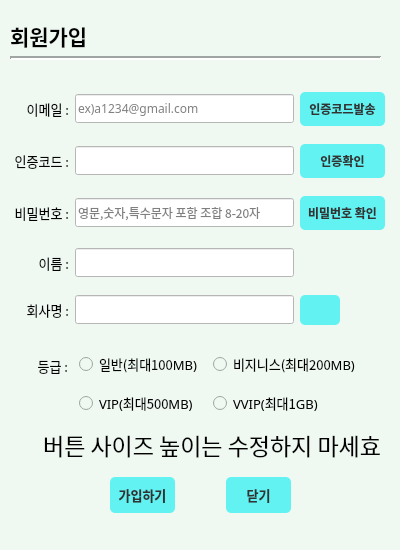
<?xml version="1.0" encoding="UTF-8"?>
<ui version="4.0">
 <class>Form</class>
 <widget class="QWidget" name="Form">
  <property name="geometry">
   <rect>
    <x>0</x>
    <y>0</y>
    <width>400</width>
    <height>550</height>
   </rect>
  </property>
  <property name="windowTitle">
   <string>Form</string>
  </property>
  <property name="styleSheet">
   <string notr="true">background-color: rgb(239, 248, 241);</string>
  </property>
  <widget class="QLabel" name="label_title">
   <property name="geometry">
    <rect>
     <x>10</x>
     <y>20</y>
     <width>91</width>
     <height>31</height>
    </rect>
   </property>
   <property name="font">
    <font>
     <family>나눔고딕</family>
     <pointsize>16</pointsize>
     <bold>true</bold>
    </font>
   </property>
   <property name="text">
    <string>회원가입</string>
   </property>
  </widget>
  <widget class="Line" name="line">
   <property name="geometry">
    <rect>
     <x>10</x>
     <y>50</y>
     <width>371</width>
     <height>16</height>
    </rect>
   </property>
   <property name="lineWidth">
    <number>2</number>
   </property>
   <property name="orientation">
    <enum>Qt::Orientation::Horizontal</enum>
   </property>
  </widget>
  <widget class="QWidget" name="gridLayoutWidget">
   <property name="geometry">
    <rect>
     <x>14</x>
     <y>80</y>
     <width>371</width>
     <height>261</height>
    </rect>
   </property>
   <layout class="QGridLayout" name="gridLayout">
    <item row="2" column="2">
     <widget class="QPushButton" name="pushButton_3">
      <property name="font">
       <font>
        <family>나눔스퀘어</family>
        <bold>true</bold>
       </font>
      </property>
      <property name="styleSheet">
       <string notr="true">QPushButton {
                background-color: #63F2F2;
                color: #333333;
                border-radius: 5px;
                padding: 8px;
                font-weight: bold;
            }
            QPushButton:hover {
                background-color: #66E4F2;
            }</string>
      </property>
      <property name="text">
       <string>비밀번호 확인</string>
      </property>
     </widget>
    </item>
    <item row="3" column="1">
     <widget class="QLineEdit" name="lineEdit_4">
      <property name="sizePolicy">
       <sizepolicy hsizetype="Expanding" vsizetype="Maximum">
        <horstretch>0</horstretch>
        <verstretch>0</verstretch>
       </sizepolicy>
      </property>
      <property name="maximumSize">
       <size>
        <width>16777215</width>
        <height>29</height>
       </size>
      </property>
      <property name="font">
       <font>
        <family>나눔스퀘어</family>
       </font>
      </property>
      <property name="styleSheet">
       <string notr="true">background-color: rgb(255, 255, 255);</string>
      </property>
      <property name="inputMethodHints">
       <set>Qt::InputMethodHint::ImhNone</set>
      </property>
      <property name="placeholderText">
       <string/>
      </property>
     </widget>
    </item>
    <item row="2" column="0">
     <widget class="QLabel" name="label_3">
      <property name="font">
       <font>
        <family>나눔스퀘어</family>
        <pointsize>10</pointsize>
       </font>
      </property>
      <property name="text">
       <string>비밀번호 :</string>
      </property>
      <property name="alignment">
       <set>Qt::AlignmentFlag::AlignRight|Qt::AlignmentFlag::AlignTrailing|Qt::AlignmentFlag::AlignVCenter</set>
      </property>
     </widget>
    </item>
    <item row="0" column="0">
     <widget class="QLabel" name="label_2">
      <property name="font">
       <font>
        <family>나눔스퀘어</family>
        <pointsize>10</pointsize>
       </font>
      </property>
      <property name="text">
       <string>이메일 :</string>
      </property>
      <property name="alignment">
       <set>Qt::AlignmentFlag::AlignRight|Qt::AlignmentFlag::AlignTrailing|Qt::AlignmentFlag::AlignVCenter</set>
      </property>
     </widget>
    </item>
    <item row="3" column="0">
     <widget class="QLabel" name="label_4">
      <property name="font">
       <font>
        <family>나눔스퀘어</family>
        <pointsize>10</pointsize>
       </font>
      </property>
      <property name="text">
       <string>이름 :</string>
      </property>
      <property name="alignment">
       <set>Qt::AlignmentFlag::AlignRight|Qt::AlignmentFlag::AlignTrailing|Qt::AlignmentFlag::AlignVCenter</set>
      </property>
     </widget>
    </item>
    <item row="1" column="2">
     <widget class="QPushButton" name="pushButton_2">
      <property name="font">
       <font>
        <family>나눔스퀘어</family>
        <bold>true</bold>
       </font>
      </property>
      <property name="styleSheet">
       <string notr="true">QPushButton {
                background-color: #63F2F2;
                color: #333333;
                border-radius: 5px;
                padding: 8px;
                font-weight: bold;
            }
            QPushButton:hover {
                background-color: #66E4F2;
            }</string>
      </property>
      <property name="text">
       <string>인증확인</string>
      </property>
     </widget>
    </item>
    <item row="0" column="2">
     <widget class="QPushButton" name="pushButton">
      <property name="font">
       <font>
        <family>나눔스퀘어</family>
        <bold>true</bold>
       </font>
      </property>
      <property name="styleSheet">
       <string notr="true">QPushButton {
                background-color: #63F2F2;
                color: #333333;
                border-radius: 5px;
                padding: 8px;
                font-weight: bold;
            }
            QPushButton:hover {
                background-color: #66E4F2;
            }</string>
      </property>
      <property name="text">
       <string>인증코드발송</string>
      </property>
     </widget>
    </item>
    <item row="1" column="0">
     <widget class="QLabel" name="label">
      <property name="font">
       <font>
        <family>나눔스퀘어</family>
        <pointsize>10</pointsize>
       </font>
      </property>
      <property name="text">
       <string>인증코드 :</string>
      </property>
      <property name="alignment">
       <set>Qt::AlignmentFlag::AlignRight|Qt::AlignmentFlag::AlignTrailing|Qt::AlignmentFlag::AlignVCenter</set>
      </property>
     </widget>
    </item>
    <item row="0" column="1">
     <widget class="QLineEdit" name="lineEdit">
      <property name="sizePolicy">
       <sizepolicy hsizetype="Expanding" vsizetype="Maximum">
        <horstretch>0</horstretch>
        <verstretch>0</verstretch>
       </sizepolicy>
      </property>
      <property name="minimumSize">
       <size>
        <width>0</width>
        <height>29</height>
       </size>
      </property>
      <property name="font">
       <font>
        <family>나눔스퀘어</family>
       </font>
      </property>
      <property name="styleSheet">
       <string notr="true">background-color: rgb(255, 255, 255);</string>
      </property>
      <property name="inputMethodHints">
       <set>Qt::InputMethodHint::ImhNone</set>
      </property>
      <property name="placeholderText">
       <string>ex)a1234@gmail.com</string>
      </property>
     </widget>
    </item>
    <item row="4" column="1">
     <widget class="QLineEdit" name="lineEdit_5">
      <property name="sizePolicy">
       <sizepolicy hsizetype="Expanding" vsizetype="Maximum">
        <horstretch>0</horstretch>
        <verstretch>0</verstretch>
       </sizepolicy>
      </property>
      <property name="maximumSize">
       <size>
        <width>16777215</width>
        <height>29</height>
       </size>
      </property>
      <property name="font">
       <font>
        <family>나눔스퀘어</family>
       </font>
      </property>
      <property name="styleSheet">
       <string notr="true">background-color: rgb(255, 255, 255);</string>
      </property>
      <property name="inputMethodHints">
       <set>Qt::InputMethodHint::ImhNone</set>
      </property>
      <property name="placeholderText">
       <string/>
      </property>
     </widget>
    </item>
    <item row="1" column="1">
     <widget class="QLineEdit" name="lineEdit_2">
      <property name="sizePolicy">
       <sizepolicy hsizetype="Expanding" vsizetype="Maximum">
        <horstretch>0</horstretch>
        <verstretch>0</verstretch>
       </sizepolicy>
      </property>
      <property name="maximumSize">
       <size>
        <width>16777215</width>
        <height>29</height>
       </size>
      </property>
      <property name="font">
       <font>
        <family>나눔스퀘어</family>
       </font>
      </property>
      <property name="styleSheet">
       <string notr="true">background-color: rgb(255, 255, 255);</string>
      </property>
      <property name="inputMethodHints">
       <set>Qt::InputMethodHint::ImhNone</set>
      </property>
      <property name="placeholderText">
       <string/>
      </property>
     </widget>
    </item>
    <item row="4" column="0">
     <widget class="QLabel" name="label_5">
      <property name="font">
       <font>
        <family>나눔스퀘어</family>
        <pointsize>10</pointsize>
       </font>
      </property>
      <property name="text">
       <string>회사명 :</string>
      </property>
      <property name="alignment">
       <set>Qt::AlignmentFlag::AlignRight|Qt::AlignmentFlag::AlignTrailing|Qt::AlignmentFlag::AlignVCenter</set>
      </property>
     </widget>
    </item>
    <item row="2" column="1">
     <widget class="QLineEdit" name="lineEdit_3">
      <property name="sizePolicy">
       <sizepolicy hsizetype="Expanding" vsizetype="Maximum">
        <horstretch>0</horstretch>
        <verstretch>0</verstretch>
       </sizepolicy>
      </property>
      <property name="maximumSize">
       <size>
        <width>16777215</width>
        <height>29</height>
       </size>
      </property>
      <property name="font">
       <font>
        <family>나눔스퀘어</family>
       </font>
      </property>
      <property name="styleSheet">
       <string notr="true">background-color: rgb(255, 255, 255);</string>
      </property>
      <property name="inputMethodHints">
       <set>Qt::InputMethodHint::ImhHiddenText|Qt::InputMethodHint::ImhNoAutoUppercase|Qt::InputMethodHint::ImhNoPredictiveText|Qt::InputMethodHint::ImhSensitiveData</set>
      </property>
      <property name="echoMode">
       <enum>QLineEdit::EchoMode::Password</enum>
      </property>
      <property name="placeholderText">
       <string>영문,숫자,특수문자 포함 조합 8-20자</string>
      </property>
     </widget>
    </item>
    <item row="4" column="2">
     <widget class="QPushButton" name="pushButton_6">
      <property name="minimumSize">
       <size>
        <width>25</width>
        <height>0</height>
       </size>
      </property>
      <property name="maximumSize">
       <size>
        <width>40</width>
        <height>16777215</height>
       </size>
      </property>
      <property name="styleSheet">
       <string notr="true">QPushButton {
                background-color: #63F2F2;
                color: #333333;
                border-radius: 5px;
                padding: 8px;
                font-weight: bold;
            }
            QPushButton:hover {
                background-color: #66E4F2;
            }</string>
      </property>
      <property name="text">
       <string/>
      </property>
      <property name="icon">
       <iconset>
        <normaloff>../../source/image/search.png</normaloff>../../source/image/search.png</iconset>
      </property>
     </widget>
    </item>
   </layout>
  </widget>
  <widget class="QWidget" name="horizontalLayoutWidget">
   <property name="geometry">
    <rect>
     <x>110</x>
     <y>470</y>
     <width>181</width>
     <height>51</height>
    </rect>
   </property>
   <layout class="QHBoxLayout" name="horizontalLayout">
    <item>
     <widget class="QPushButton" name="pushButton_4">
      <property name="minimumSize">
       <size>
        <width>65</width>
        <height>0</height>
       </size>
      </property>
      <property name="font">
       <font>
        <family>나눔스퀘어</family>
        <pointsize>10</pointsize>
        <bold>true</bold>
       </font>
      </property>
      <property name="styleSheet">
       <string notr="true">QPushButton {
                background-color: #63F2F2;
                color: #333333;
                border-radius: 5px;
                padding: 8px;
                font-weight: bold;
            }
            QPushButton:hover {
                background-color: #66E4F2;
            }</string>
      </property>
      <property name="text">
       <string>가입하기</string>
      </property>
     </widget>
    </item>
    <item>
     <spacer name="horizontalSpacer">
      <property name="orientation">
       <enum>Qt::Orientation::Horizontal</enum>
      </property>
      <property name="sizeHint" stdset="0">
       <size>
        <width>30</width>
        <height>20</height>
       </size>
      </property>
     </spacer>
    </item>
    <item>
     <widget class="QPushButton" name="pushButton_5">
      <property name="minimumSize">
       <size>
        <width>65</width>
        <height>0</height>
       </size>
      </property>
      <property name="font">
       <font>
        <family>나눔스퀘어</family>
        <pointsize>10</pointsize>
        <bold>true</bold>
       </font>
      </property>
      <property name="styleSheet">
       <string notr="true">QPushButton {
                background-color: #63F2F2;
                color: #333333;
                border-radius: 5px;
                padding: 8px;
                font-weight: bold;
            }
            QPushButton:hover {
                background-color: #66E4F2;
            }</string>
      </property>
      <property name="text">
       <string>닫기</string>
      </property>
     </widget>
    </item>
   </layout>
  </widget>
  <widget class="QLabel" name="label_6">
   <property name="geometry">
    <rect>
     <x>13</x>
     <y>351</y>
     <width>55</width>
     <height>29</height>
    </rect>
   </property>
   <property name="font">
    <font>
     <family>나눔스퀘어</family>
     <pointsize>10</pointsize>
    </font>
   </property>
   <property name="text">
    <string>등급 :</string>
   </property>
   <property name="alignment">
    <set>Qt::AlignmentFlag::AlignRight|Qt::AlignmentFlag::AlignTrailing|Qt::AlignmentFlag::AlignVCenter</set>
   </property>
  </widget>
  <widget class="QWidget" name="gridLayoutWidget_2">
   <property name="geometry">
    <rect>
     <x>79</x>
     <y>344</y>
     <width>281</width>
     <height>80</height>
    </rect>
   </property>
   <layout class="QGridLayout" name="gridLayout_2">
    <item row="0" column="0">
     <widget class="QRadioButton" name="radioButton">
      <property name="font">
       <font>
        <family>나눔스퀘어</family>
        <pointsize>10</pointsize>
       </font>
      </property>
      <property name="text">
       <string>일반(최대100MB)</string>
      </property>
     </widget>
    </item>
    <item row="0" column="1">
     <widget class="QRadioButton" name="radioButton_2">
      <property name="font">
       <font>
        <family>나눔스퀘어</family>
        <pointsize>10</pointsize>
       </font>
      </property>
      <property name="text">
       <string>비지니스(최대200MB)</string>
      </property>
     </widget>
    </item>
    <item row="1" column="0">
     <widget class="QRadioButton" name="radioButton_3">
      <property name="font">
       <font>
        <family>나눔스퀘어</family>
        <pointsize>10</pointsize>
       </font>
      </property>
      <property name="text">
       <string>VIP(최대500MB)</string>
      </property>
     </widget>
    </item>
    <item row="1" column="1">
     <widget class="QRadioButton" name="radioButton_4">
      <property name="font">
       <font>
        <family>나눔스퀘어</family>
        <pointsize>10</pointsize>
       </font>
      </property>
      <property name="text">
       <string>VVIP(최대1GB)</string>
      </property>
     </widget>
    </item>
   </layout>
  </widget>
  <widget class="QLabel" name="label_7">
   <property name="geometry">
    <rect>
     <x>30</x>
     <y>430</y>
     <width>351</width>
     <height>30</height>
    </rect>
   </property>
   <property name="font">
    <font>
     <family>나눔스퀘어</family>
     <pointsize>17</pointsize>
    </font>
   </property>
   <property name="text">
    <string>버튼 사이즈 높이는 수정하지 마세효</string>
   </property>
   <property name="alignment">
    <set>Qt::AlignmentFlag::AlignRight|Qt::AlignmentFlag::AlignTrailing|Qt::AlignmentFlag::AlignVCenter</set>
   </property>
  </widget>
 </widget>
 <resources/>
 <connections/>
</ui>
